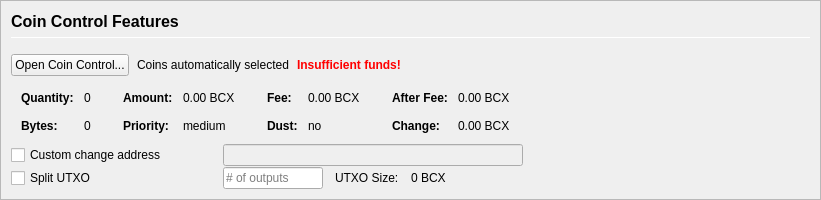
         <widget class="QFrame" name="frameCoinControl">
          <property name="sizePolicy">
           <sizepolicy hsizetype="Expanding" vsizetype="Expanding">
            <horstretch>0</horstretch>
            <verstretch>0</verstretch>
           </sizepolicy>
          </property>
          <property name="maximumSize">
           <size>
            <width>16777215</width>
            <height>16777215</height>
           </size>
          </property>
          <property name="frameShape">
           <enum>QFrame::StyledPanel</enum>
          </property>
          <property name="frameShadow">
           <enum>QFrame::Sunken</enum>
          </property>
          <layout class="QVBoxLayout" name="verticalLayoutCoinControl2">
           <property name="spacing">
            <number>0</number>
           </property>
           <property name="leftMargin">
            <number>0</number>
           </property>
           <property name="topMargin">
            <number>0</number>
           </property>
           <property name="rightMargin">
            <number>0</number>
           </property>
           <property name="bottomMargin">
            <number>0</number>
           </property>
           <item>
            <widget class="QFrame" name="frameCoinControl_BG">
             <layout class="QVBoxLayout" name="verticalLayoutCoinControl" stretch="0,0,0,0,0,0">
              <property name="spacing">
               <number>1</number>
              </property>
              <property name="leftMargin">
               <number>10</number>
              </property>
              <property name="topMargin">
               <number>10</number>
              </property>
              <item>
               <layout class="QHBoxLayout" name="horizontalLayoutCoinControl1">
                <property name="bottomMargin">
                 <number>15</number>
                </property>
                <item>
                 <layout class="QVBoxLayout" name="verticalLayout_3">
                  <property name="spacing">
                   <number>6</number>
                  </property>
                  <item>
                   <widget class="QLabel" name="labelCoinControlFeatures">
                    <property name="sizePolicy">
                     <sizepolicy hsizetype="Preferred" vsizetype="Maximum">
                      <horstretch>0</horstretch>
                      <verstretch>0</verstretch>
                     </sizepolicy>
                    </property>
                    <property name="minimumSize">
                     <size>
                      <width>0</width>
                      <height>20</height>
                     </size>
                    </property>
                    <property name="font">
                     <font>
                      <pointsize>12</pointsize>
                      <weight>75</weight>
                      <bold>true</bold>
                     </font>
                    </property>
                    <property name="styleSheet">
                     <string notr="true">font-weight:bold;</string>
                    </property>
                    <property name="text">
                     <string>Coin Control Features</string>
                    </property>
                   </widget>
                  </item>
                  <item>
                   <widget class="Line" name="line">
                    <property name="minimumSize">
                     <size>
                      <width>0</width>
                      <height>1</height>
                     </size>
                    </property>
                    <property name="maximumSize">
                     <size>
                      <width>16777215</width>
                      <height>1</height>
                     </size>
                    </property>
                    <property name="orientation">
                     <enum>Qt::Horizontal</enum>
                    </property>
                   </widget>
                  </item>
                 </layout>
                </item>
               </layout>
              </item>
              <item>
               <layout class="QHBoxLayout" name="horizontalLayoutCoinControl2" stretch="0,0,0,0">
                <property name="spacing">
                 <number>8</number>
                </property>
                <property name="bottomMargin">
                 <number>10</number>
                </property>
                <item>
                 <widget class="QPushButton" name="pushButtonCoinControl">
                  <property name="styleSheet">
                   <string notr="true"/>
                  </property>
                  <property name="text">
                   <string>Open Coin Control...</string>
                  </property>
                  <property name="autoDefault">
                   <bool>false</bool>
                  </property>
                 </widget>
                </item>
                <item>
                 <widget class="QLabel" name="labelCoinControlAutomaticallySelected">
                  <property name="text">
                   <string>Coins automatically selected</string>
                  </property>
                  <property name="margin">
                   <number>5</number>
                  </property>
                 </widget>
                </item>
                <item>
                 <widget class="QLabel" name="labelCoinControlInsuffFunds">
                  <property name="font">
                   <font>
                    <weight>75</weight>
                    <bold>true</bold>
                   </font>
                  </property>
                  <property name="styleSheet">
                   <string notr="true">color:red;font-weight:bold;</string>
                  </property>
                  <property name="text">
                   <string>Insufficient funds!</string>
                  </property>
                  <property name="margin">
                   <number>5</number>
                  </property>
                 </widget>
                </item>
                <item>
                 <spacer name="horizontalSpacerCoinControl">
                  <property name="orientation">
                   <enum>Qt::Horizontal</enum>
                  </property>
                  <property name="sizeHint" stdset="0">
                   <size>
                    <width>40</width>
                    <height>1</height>
                   </size>
                  </property>
                 </spacer>
                </item>
               </layout>
              </item>
              <item>
               <widget class="QWidget" name="widgetCoinControl" native="true">
                <property name="sizePolicy">
                 <sizepolicy hsizetype="Preferred" vsizetype="Preferred">
                  <horstretch>0</horstretch>
                  <verstretch>0</verstretch>
                 </sizepolicy>
                </property>
                <property name="minimumSize">
                 <size>
                  <width>0</width>
                  <height>0</height>
                 </size>
                </property>
                <property name="styleSheet">
                 <string notr="true"/>
                </property>
                <layout class="QHBoxLayout" name="horizontalLayoutCoinControl5">
                 <property name="leftMargin">
                  <number>0</number>
                 </property>
                 <property name="topMargin">
                  <number>0</number>
                 </property>
                 <property name="rightMargin">
                  <number>0</number>
                 </property>
                 <property name="bottomMargin">
                  <number>0</number>
                 </property>
                 <item>
                  <layout class="QHBoxLayout" name="horizontalLayoutCoinControl3" stretch="0,0,0,1">
                   <property name="spacing">
                    <number>20</number>
                   </property>
                   <property name="topMargin">
                    <number>0</number>
                   </property>
                   <property name="bottomMargin">
                    <number>10</number>
                   </property>
                   <item>
                    <layout class="QFormLayout" name="formLayoutCoinControl1">
                     <property name="horizontalSpacing">
                      <number>10</number>
                     </property>
                     <property name="verticalSpacing">
                      <number>14</number>
                     </property>
                     <property name="leftMargin">
                      <number>10</number>
                     </property>
                     <property name="topMargin">
                      <number>4</number>
                     </property>
                     <property name="rightMargin">
                      <number>6</number>
                     </property>
                     <item row="0" column="0">
                      <widget class="QLabel" name="labelCoinControlQuantityText">
                       <property name="font">
                        <font>
                         <weight>75</weight>
                         <bold>true</bold>
                        </font>
                       </property>
                       <property name="text">
                        <string>Quantity:</string>
                       </property>
                       <property name="margin">
                        <number>0</number>
                       </property>
                      </widget>
                     </item>
                     <item row="0" column="1">
                      <widget class="QLabel" name="labelCoinControlQuantity">
                       <property name="cursor">
                        <cursorShape>IBeamCursor</cursorShape>
                       </property>
                       <property name="contextMenuPolicy">
                        <enum>Qt::ActionsContextMenu</enum>
                       </property>
                       <property name="text">
                        <string notr="true">0</string>
                       </property>
                       <property name="margin">
                        <number>0</number>
                       </property>
                       <property name="textInteractionFlags">
                        <set>Qt::LinksAccessibleByMouse|Qt::TextSelectableByKeyboard|Qt::TextSelectableByMouse</set>
                       </property>
                      </widget>
                     </item>
                     <item row="1" column="0">
                      <widget class="QLabel" name="labelCoinControlBytesText">
                       <property name="font">
                        <font>
                         <weight>75</weight>
                         <bold>true</bold>
                        </font>
                       </property>
                       <property name="text">
                        <string>Bytes:</string>
                       </property>
                      </widget>
                     </item>
                     <item row="1" column="1">
                      <widget class="QLabel" name="labelCoinControlBytes">
                       <property name="cursor">
                        <cursorShape>IBeamCursor</cursorShape>
                       </property>
                       <property name="contextMenuPolicy">
                        <enum>Qt::ActionsContextMenu</enum>
                       </property>
                       <property name="text">
                        <string notr="true">0</string>
                       </property>
                       <property name="textInteractionFlags">
                        <set>Qt::LinksAccessibleByMouse|Qt::TextSelectableByKeyboard|Qt::TextSelectableByMouse</set>
                       </property>
                      </widget>
                     </item>
                    </layout>
                   </item>
                   <item>
                    <layout class="QFormLayout" name="formLayoutCoinControl2">
                     <property name="horizontalSpacing">
                      <number>10</number>
                     </property>
                     <property name="verticalSpacing">
                      <number>14</number>
                     </property>
                     <property name="leftMargin">
                      <number>6</number>
                     </property>
                     <property name="topMargin">
                      <number>4</number>
                     </property>
                     <property name="rightMargin">
                      <number>6</number>
                     </property>
                     <item row="0" column="0">
                      <widget class="QLabel" name="labelCoinControlAmountText">
                       <property name="font">
                        <font>
                         <weight>75</weight>
                         <bold>true</bold>
                        </font>
                       </property>
                       <property name="text">
                        <string>Amount:</string>
                       </property>
                       <property name="margin">
                        <number>0</number>
                       </property>
                      </widget>
                     </item>
                     <item row="0" column="1">
                      <widget class="QLabel" name="labelCoinControlAmount">
                       <property name="cursor">
                        <cursorShape>IBeamCursor</cursorShape>
                       </property>
                       <property name="contextMenuPolicy">
                        <enum>Qt::ActionsContextMenu</enum>
                       </property>
                       <property name="text">
                        <string notr="true">0.00 BCX</string>
                       </property>
                       <property name="textInteractionFlags">
                        <set>Qt::LinksAccessibleByMouse|Qt::TextSelectableByKeyboard|Qt::TextSelectableByMouse</set>
                       </property>
                      </widget>
                     </item>
                     <item row="1" column="0">
                      <widget class="QLabel" name="labelCoinControlPriorityText">
                       <property name="font">
                        <font>
                         <weight>75</weight>
                         <bold>true</bold>
                        </font>
                       </property>
                       <property name="text">
                        <string>Priority:</string>
                       </property>
                      </widget>
                     </item>
                     <item row="1" column="1">
                      <widget class="QLabel" name="labelCoinControlPriority">
                       <property name="cursor">
                        <cursorShape>IBeamCursor</cursorShape>
                       </property>
                       <property name="contextMenuPolicy">
                        <enum>Qt::ActionsContextMenu</enum>
                       </property>
                       <property name="text">
                        <string>medium</string>
                       </property>
                       <property name="textInteractionFlags">
                        <set>Qt::LinksAccessibleByMouse|Qt::TextSelectableByKeyboard|Qt::TextSelectableByMouse</set>
                       </property>
                      </widget>
                     </item>
                    </layout>
                   </item>
                   <item>
                    <layout class="QFormLayout" name="formLayoutCoinControl3">
                     <property name="horizontalSpacing">
                      <number>10</number>
                     </property>
                     <property name="verticalSpacing">
                      <number>14</number>
                     </property>
                     <property name="leftMargin">
                      <number>6</number>
                     </property>
                     <property name="topMargin">
                      <number>4</number>
                     </property>
                     <property name="rightMargin">
                      <number>6</number>
                     </property>
                     <item row="0" column="0">
                      <widget class="QLabel" name="labelCoinControlFeeText">
                       <property name="font">
                        <font>
                         <weight>75</weight>
                         <bold>true</bold>
                        </font>
                       </property>
                       <property name="text">
                        <string>Fee:</string>
                       </property>
                       <property name="margin">
                        <number>0</number>
                       </property>
                      </widget>
                     </item>
                     <item row="0" column="1">
                      <widget class="QLabel" name="labelCoinControlFee">
                       <property name="cursor">
                        <cursorShape>IBeamCursor</cursorShape>
                       </property>
                       <property name="contextMenuPolicy">
                        <enum>Qt::ActionsContextMenu</enum>
                       </property>
                       <property name="text">
                        <string notr="true">0.00 BCX</string>
                       </property>
                       <property name="textInteractionFlags">
                        <set>Qt::LinksAccessibleByMouse|Qt::TextSelectableByKeyboard|Qt::TextSelectableByMouse</set>
                       </property>
                      </widget>
                     </item>
                     <item row="1" column="0">
                      <widget class="QLabel" name="labelCoinControlLowOutputText">
                       <property name="font">
                        <font>
                         <weight>75</weight>
                         <bold>true</bold>
                        </font>
                       </property>
                       <property name="text">
                        <string>Dust:</string>
                       </property>
                      </widget>
                     </item>
                     <item row="1" column="1">
                      <widget class="QLabel" name="labelCoinControlLowOutput">
                       <property name="cursor">
                        <cursorShape>IBeamCursor</cursorShape>
                       </property>
                       <property name="contextMenuPolicy">
                        <enum>Qt::ActionsContextMenu</enum>
                       </property>
                       <property name="text">
                        <string>no</string>
                       </property>
                       <property name="textInteractionFlags">
                        <set>Qt::LinksAccessibleByMouse|Qt::TextSelectableByKeyboard|Qt::TextSelectableByMouse</set>
                       </property>
                      </widget>
                     </item>
                    </layout>
                   </item>
                   <item>
                    <layout class="QFormLayout" name="formLayoutCoinControl4">
                     <property name="horizontalSpacing">
                      <number>10</number>
                     </property>
                     <property name="verticalSpacing">
                      <number>14</number>
                     </property>
                     <property name="leftMargin">
                      <number>6</number>
                     </property>
                     <property name="topMargin">
                      <number>4</number>
                     </property>
                     <property name="rightMargin">
                      <number>6</number>
                     </property>
                     <item row="0" column="0">
                      <widget class="QLabel" name="labelCoinControlAfterFeeText">
                       <property name="font">
                        <font>
                         <weight>75</weight>
                         <bold>true</bold>
                        </font>
                       </property>
                       <property name="text">
                        <string>After Fee:</string>
                       </property>
                       <property name="margin">
                        <number>0</number>
                       </property>
                      </widget>
                     </item>
                     <item row="0" column="1">
                      <widget class="QLabel" name="labelCoinControlAfterFee">
                       <property name="cursor">
                        <cursorShape>IBeamCursor</cursorShape>
                       </property>
                       <property name="contextMenuPolicy">
                        <enum>Qt::ActionsContextMenu</enum>
                       </property>
                       <property name="text">
                        <string notr="true">0.00 BCX</string>
                       </property>
                       <property name="textInteractionFlags">
                        <set>Qt::LinksAccessibleByMouse|Qt::TextSelectableByKeyboard|Qt::TextSelectableByMouse</set>
                       </property>
                      </widget>
                     </item>
                     <item row="1" column="0">
                      <widget class="QLabel" name="labelCoinControlChangeText">
                       <property name="font">
                        <font>
                         <weight>75</weight>
                         <bold>true</bold>
                        </font>
                       </property>
                       <property name="text">
                        <string>Change:</string>
                       </property>
                      </widget>
                     </item>
                     <item row="1" column="1">
                      <widget class="QLabel" name="labelCoinControlChange">
                       <property name="cursor">
                        <cursorShape>IBeamCursor</cursorShape>
                       </property>
                       <property name="contextMenuPolicy">
                        <enum>Qt::ActionsContextMenu</enum>
                       </property>
                       <property name="text">
                        <string notr="true">0.00 BCX</string>
                       </property>
                       <property name="textInteractionFlags">
                        <set>Qt::LinksAccessibleByMouse|Qt::TextSelectableByKeyboard|Qt::TextSelectableByMouse</set>
                       </property>
                      </widget>
                     </item>
                    </layout>
                   </item>
                  </layout>
                 </item>
                </layout>
               </widget>
              </item>
              <item>
               <layout class="QHBoxLayout" name="horizontalLayoutCoinControl4">
                <property name="spacing">
                 <number>12</number>
                </property>
                <property name="sizeConstraint">
                 <enum>QLayout::SetDefaultConstraint</enum>
                </property>
                <property name="topMargin">
                 <number>0</number>
                </property>
                <property name="rightMargin">
                 <number>0</number>
                </property>
                <item>
                 <widget class="QCheckBox" name="checkBoxCoinControlChange">
                  <property name="sizePolicy">
                   <sizepolicy hsizetype="Preferred" vsizetype="Preferred">
                    <horstretch>0</horstretch>
                    <verstretch>0</verstretch>
                   </sizepolicy>
                  </property>
                  <property name="minimumSize">
                   <size>
                    <width>200</width>
                    <height>0</height>
                   </size>
                  </property>
                  <property name="maximumSize">
                   <size>
                    <width>200</width>
                    <height>16777215</height>
                   </size>
                  </property>
                  <property name="toolTip">
                   <string>If this is activated, but the change address is empty or invalid, change will be sent to a newly generated address.</string>
                  </property>
                  <property name="text">
                   <string>Custom change address</string>
                  </property>
                 </widget>
                </item>
                <item>
                 <widget class="QValidatedLineEdit" name="lineEditCoinControlChange">
                  <property name="enabled">
                   <bool>false</bool>
                  </property>
                  <property name="sizePolicy">
                   <sizepolicy hsizetype="Preferred" vsizetype="Preferred">
                    <horstretch>0</horstretch>
                    <verstretch>0</verstretch>
                   </sizepolicy>
                  </property>
                  <property name="minimumSize">
                   <size>
                    <width>300</width>
                    <height>0</height>
                   </size>
                  </property>
                 </widget>
                </item>
                <item>
                 <widget class="QLabel" name="labelCoinControlChangeLabel">
                  <property name="sizePolicy">
                   <sizepolicy hsizetype="Preferred" vsizetype="Preferred">
                    <horstretch>0</horstretch>
                    <verstretch>0</verstretch>
                   </sizepolicy>
                  </property>
                  <property name="minimumSize">
                   <size>
                    <width>100</width>
                    <height>0</height>
                   </size>
                  </property>
                  <property name="text">
                   <string/>
                  </property>
                  <property name="margin">
                   <number>3</number>
                  </property>
                 </widget>
                </item>
               </layout>
              </item>
              <item>
               <layout class="QHBoxLayout" name="horizontalLayoutCoinControl6">
                <property name="spacing">
                 <number>12</number>
                </property>
                <property name="rightMargin">
                 <number>0</number>
                </property>
                <item>
                 <widget class="QCheckBox" name="splitBlockCheckBox">
                  <property name="sizePolicy">
                   <sizepolicy hsizetype="Preferred" vsizetype="Preferred">
                    <horstretch>0</horstretch>
                    <verstretch>0</verstretch>
                   </sizepolicy>
                  </property>
                  <property name="minimumSize">
                   <size>
                    <width>200</width>
                    <height>0</height>
                   </size>
                  </property>
                  <property name="maximumSize">
                   <size>
                    <width>200</width>
                    <height>16777215</height>
                   </size>
                  </property>
                  <property name="text">
                   <string>Split UTXO</string>
                  </property>
                 </widget>
                </item>
                <item>
                 <widget class="QLineEdit" name="splitBlockLineEdit">
                  <property name="sizePolicy">
                   <sizepolicy hsizetype="Preferred" vsizetype="Preferred">
                    <horstretch>50</horstretch>
                    <verstretch>0</verstretch>
                   </sizepolicy>
                  </property>
                  <property name="minimumSize">
                   <size>
                    <width>100</width>
                    <height>0</height>
                   </size>
                  </property>
                  <property name="maximumSize">
                   <size>
                    <width>100</width>
                    <height>16777215</height>
                   </size>
                  </property>
                  <property name="placeholderText">
                   <string># of outputs</string>
                  </property>
                 </widget>
                </item>
                <item>
                 <widget class="QLabel" name="labelBlockSizeText">
                  <property name="text">
                   <string>UTXO Size:</string>
                  </property>
                 </widget>
                </item>
                <item>
                 <widget class="QLabel" name="labelBlockSize">
                  <property name="text">
                   <string>0 BCX</string>
                  </property>
                 </widget>
                </item>
                <item>
                 <spacer name="horizontalSpacer_7">
                  <property name="orientation">
                   <enum>Qt::Horizontal</enum>
                  </property>
                  <property name="sizeHint" stdset="0">
                   <size>
                    <width>40</width>
                    <height>20</height>
                   </size>
                  </property>
                 </spacer>
                </item>
               </layout>
              </item>
              <item>
               <spacer name="verticalSpacerCoinControl">
                <property name="orientation">
                 <enum>Qt::Vertical</enum>
                </property>
                <property name="sizeHint" stdset="0">
                 <size>
                  <width>800</width>
                  <height>1</height>
                 </size>
                </property>
               </spacer>
              </item>
             </layout>
            </widget>
           </item>
          </layout>
         </widget>
